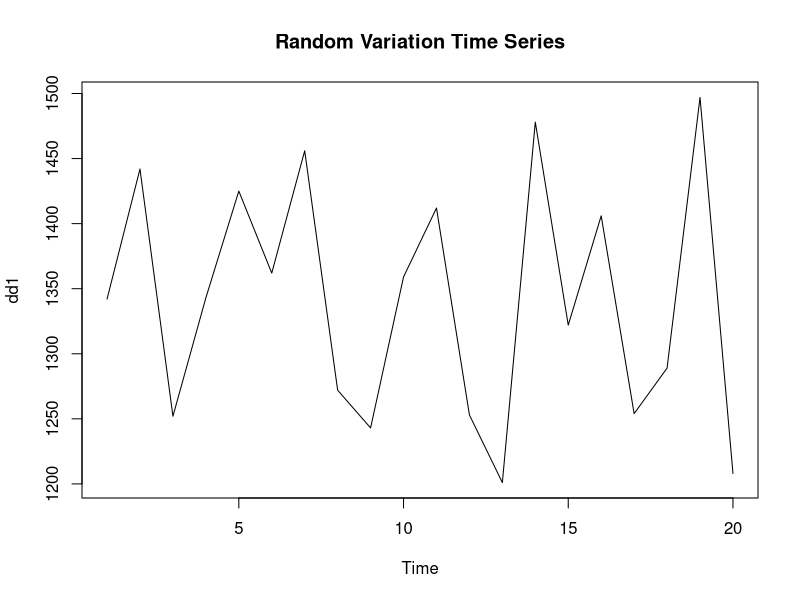
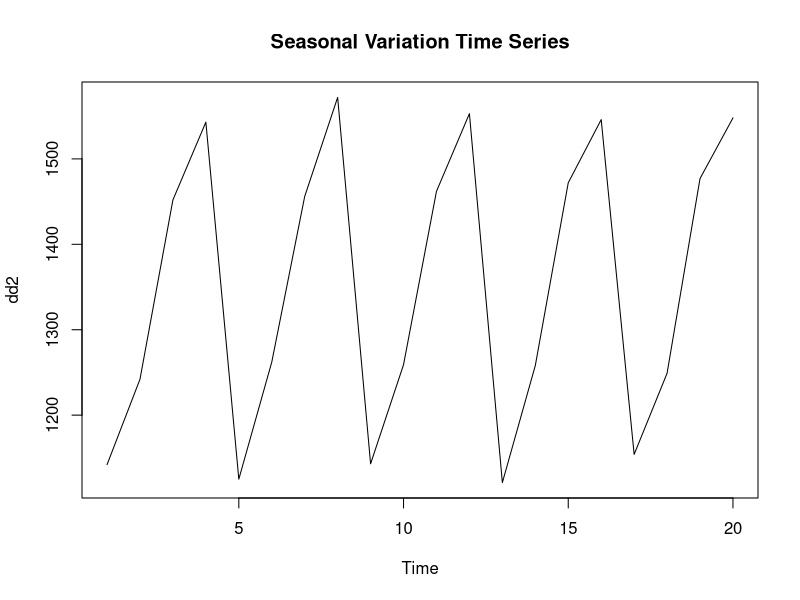
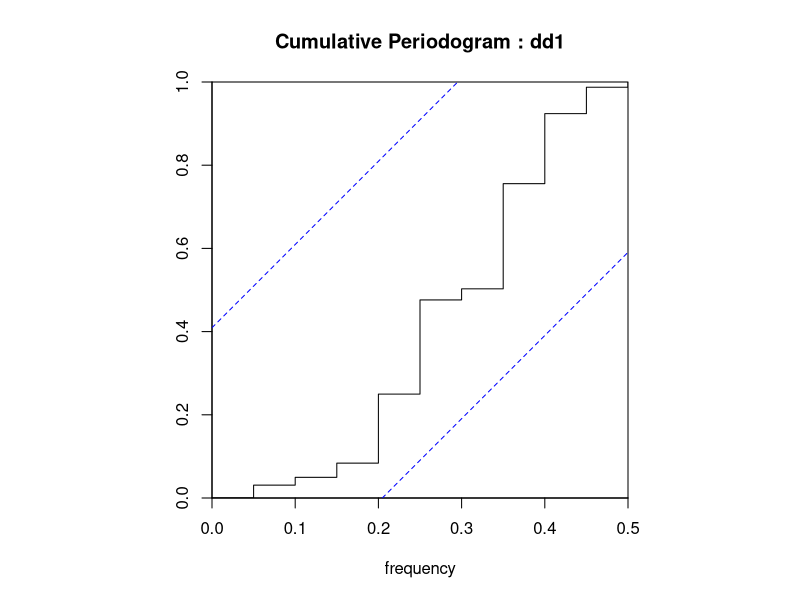
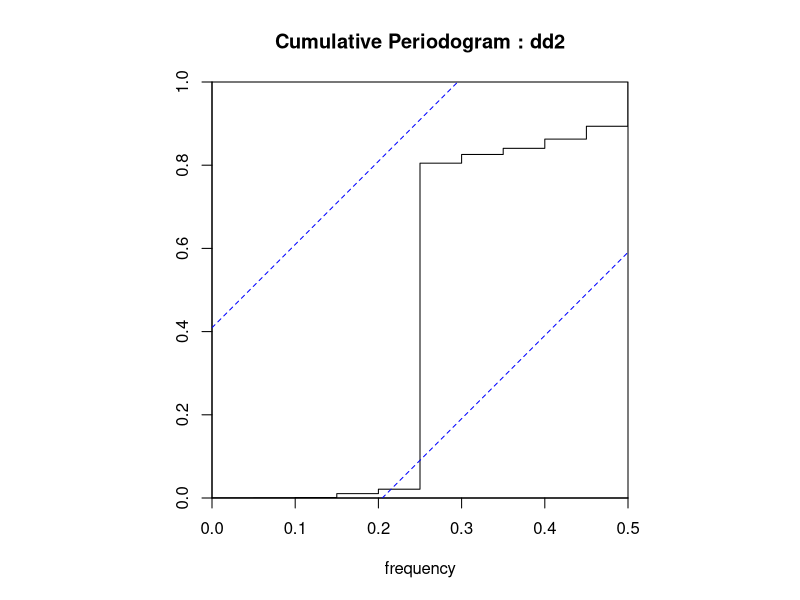

Here is the R script that generated these plots, in order:
##########################################################################################################################################

#(주의) ->  순차적으로 코드를 실행하는 것을 권함!

#에러 발생 시 github Time_Series_Analysis/R_Time_Series_Data_Analysis 경로에 issue를 남기면 확인


##########################################################################################################################################


### 시계열 자료의 구간 누적 그래프 : cpgram

# 우연변동의 시계열(dd1) 및 계절변동의 시계열(dd2) 분석

dd1 = matrix(c(1342, 1442, 1252, 1343,  1425, 1362, 1456,1272,
               1243, 1359, 1412, 1253,  1201, 1478, 1322, 1406,
               1254, 1289, 1497, 1208))

(dd.ts1 =ts(data = dd1, start = c(2006,1), frequency = 4))                      # 우연변동 시계열(dd1).

dd2 = matrix(c(1142, 1242, 1452, 1543,  1125, 1262, 1456,1572,
               1143, 1259, 1462, 1553,  1121, 1258, 1472, 1546,
               1154, 1249, 1477, 1548))

(dd.ts2 =ts(data = dd2, start = c(2006,1), frequency = 4))                      # 계절변동 시계열(dd2).


ts.plot(dd1, main = "Random Variation Time Series")

ts.plot(dd2, main = "Seasonal Variation Time Series")

cpgram(dd1, main = "Cumulative Periodogram : dd1")

cpgram(dd2, main = "Cumulative Periodogram : dd2")


# 분석결과 : 자료의 구간 그래프 누적은 코드를 돌려보면 알 수 있음.
# 우연 변동의 경우 지속적 계단형을 보이는 반면, 계절 변동의 경우 f=0.25에서 큰 변화를 보임.


graphics.off()                                                                # 그래프를 지워주는 함수.


############################################################결과???(print)#################################################################


#***출력???***


# > dd1 = matrix(c(1342, 1442, 1252, 1343,  1425, 1362, 1456,1272,
# +               1243, 1359, 1412, 1253,  1201, 1478, 1322, 1406,
# +               1254, 1289, 1497, 1208))
# > 
#   > (dd.ts1 =ts(data = dd1, start = c(2006,1), frequency = 4))                  
# Qtr1 Qtr2 Qtr3 Qtr4
# 2006 1342 1442 1252 1343
# 2007 1425 1362 1456 1272
# 2008 1243 1359 1412 1253
# 2009 1201 1478 1322 1406
# 2010 1254 1289 1497 1208
# > dd2 = matrix(c(1142, 1242, 1452, 1543,  1125, 1262, 1456,1572,
#                  +                1143, 1259, 1462, 1553,  1121, 1258, 1472, 1546,
#                  +                1154, 1249, 1477, 1548))
# > 
#   > (dd.ts2 =ts(data = dd2, start = c(2006,1), frequency = 4))                   
# Qtr1 Qtr2 Qtr3 Qtr4
# 2006 1142 1242 1452 1543
# 2007 1125 1262 1456 1572
# 2008 1143 1259 1462 1553
# 2009 1121 1258 1472 1546
# 2010 1154 1249 1477 1548
# 
# > ts.plot(dd1, main = "Random Variation Time Series")
# > ts.plot(dd2, main = "Seasonal Variation Time Series")
# 
# > cpgram(dd1, main = "Cumulative Periodogram : dd1")
# > cpgram(dd2, main = "Cumulative Periodogram : dd2")
# 
# > graphics.off()   

##########################################################################################################################################